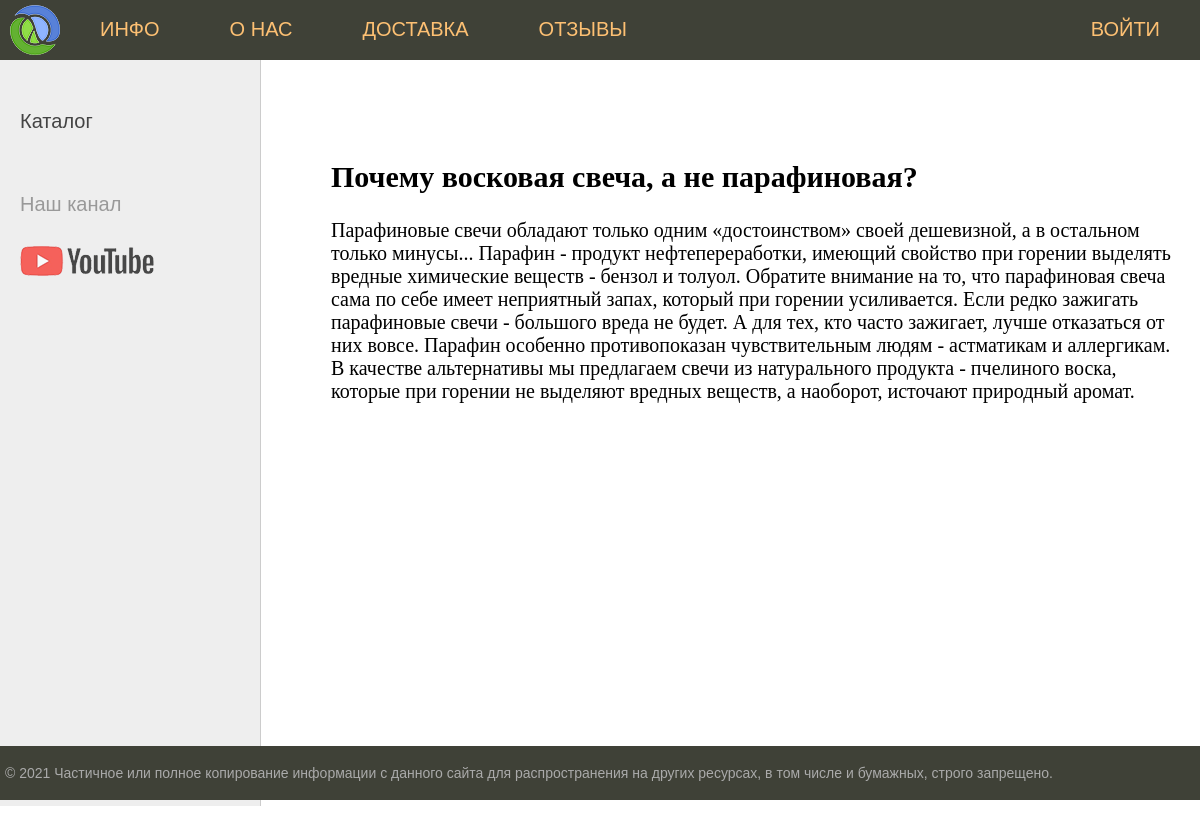
The app's page /info/ with its own data.
### candle/models.py (models this page shows, shortened)
class Info(models.Model):
    title = models.CharField(max_length=255, verbose_name='Заголовок')
    slug = models.SlugField(max_length=255, unique=True, db_index=True, verbose_name="URL")
    content = models.TextField(verbose_name='Контент')
    class Meta:
        verbose_name = 'Инфо'
        verbose_name_plural = 'Инфо'

### candle/views.py (the view)
# urls.py: path('info/', CandleInfo.as_view(), name='info'),
class CandleInfo(ListView):
    model = Info
    template_name = 'candle/info.html'
    context_object_name = 'posts'
    def get_context_data(self, *, object_list=None, **kwargs):
        context = super().get_context_data(**kwargs)
        context['title'] = 'Информация'
        return context

### candle/models.py (called while the page is built)
    def get_absolute_url(self):
        return reverse('catalog', kwargs={'cat_slug': self.slug})

### candle/templatetags/candle_tags.py (called while the page is built)
@register.inclusion_tag('candle/tags/list_menu.html')
def show_menu():
    return {"menu": menu}

@register.inclusion_tag('candle/tags/list_categories.html')
def show_categories(sort=None, cat_selected=0):
    if not sort:
        cats = Category.objects.all()
    else:
        cats = Category.objects.order_by(sort)
    return {"cats": cats, "cat_selected": cat_selected}

### candle/templates/candle/info.html
{% extends 'candle/base.html' %}
{% block content %}
{% for p in posts %}
    <h2>{{p.title}}</h2>
    <p>{{p.content|linebreaks}}</p>
{% endfor %}
{% endblock %}

### candle/static/candle/css/styles.css (style rules this page uses)
html, body { font-family: 'Arial'; margin: 0; padding: 0; height: 100%; width: 100%; color: #444; }

### records on screen
Info: title "Почему восковая свеча, а не парафиновая?", content "Парафиновые свечи обладают только одним «достоинством» своей дешевизной, а в остальном только минусы... Парафин - продукт нефтепереработки, имеющий свойство при горении выделять вредные химические веществ - бензол и толуол. Обратите внимание на то, что парафиновая свеча сама по себе имеет неприятный запах, который при горении усиливается. Если редко зажигать парафиновые свечи - большого вреда не будет. А для тех, кто часто зажигает, лучше отказаться от них вовсе. Парафин особенно противопоказан чувствительным людям - астматикам и аллергикам. В качестве альтернативы мы предлагаем свечи из натурального продукта - пчелиного воска, которые при горении не выделяют вредных веществ, а наоборот,…"

### other values on screen
{{ m.title }} "ИНФО" "О НАС" "ДОСТАВКА" "ОТЗЫВЫ"
{{ m.title }} "ВОЙТИ"
